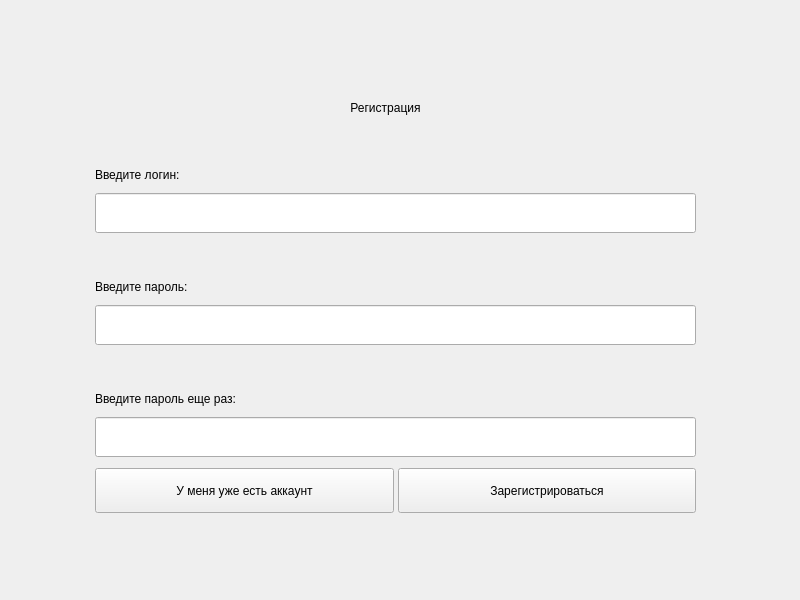
<?xml version="1.0" encoding="UTF-8"?>
<ui version="4.0">
 <class>SignUp</class>
 <widget class="QWidget" name="SignUp">
  <property name="geometry">
   <rect>
    <x>0</x>
    <y>0</y>
    <width>800</width>
    <height>600</height>
   </rect>
  </property>
  <property name="sizePolicy">
   <sizepolicy hsizetype="Fixed" vsizetype="Fixed">
    <horstretch>0</horstretch>
    <verstretch>0</verstretch>
   </sizepolicy>
  </property>
  <property name="windowTitle">
   <string>Form</string>
  </property>
  <widget class="QWidget" name="verticalLayoutWidget">
   <property name="geometry">
    <rect>
     <x>95</x>
     <y>125</y>
     <width>601</width>
     <height>401</height>
    </rect>
   </property>
   <layout class="QVBoxLayout" name="form_layout">
    <property name="spacing">
     <number>4</number>
    </property>
    <item>
     <widget class="QLabel" name="enter_login_label">
      <property name="minimumSize">
       <size>
        <width>0</width>
        <height>50</height>
       </size>
      </property>
      <property name="maximumSize">
       <size>
        <width>16777215</width>
        <height>50</height>
       </size>
      </property>
      <property name="styleSheet">
       <string notr="true">font: 11pt &quot;MS Shell Dlg 2&quot;;</string>
      </property>
      <property name="text">
       <string>Введите логин:</string>
      </property>
      <property name="alignment">
       <set>Qt::AlignBottom|Qt::AlignLeading|Qt::AlignLeft</set>
      </property>
     </widget>
    </item>
    <item>
     <widget class="QLineEdit" name="login">
      <property name="minimumSize">
       <size>
        <width>0</width>
        <height>40</height>
       </size>
      </property>
     </widget>
    </item>
    <item>
     <widget class="QLabel" name="enter_password_label">
      <property name="minimumSize">
       <size>
        <width>0</width>
        <height>50</height>
       </size>
      </property>
      <property name="maximumSize">
       <size>
        <width>16777215</width>
        <height>50</height>
       </size>
      </property>
      <property name="styleSheet">
       <string notr="true">font: 11pt &quot;MS Shell Dlg 2&quot;;</string>
      </property>
      <property name="text">
       <string>Введите пароль:</string>
      </property>
      <property name="alignment">
       <set>Qt::AlignBottom|Qt::AlignLeading|Qt::AlignLeft</set>
      </property>
     </widget>
    </item>
    <item>
     <widget class="QLineEdit" name="password">
      <property name="minimumSize">
       <size>
        <width>0</width>
        <height>40</height>
       </size>
      </property>
      <property name="echoMode">
       <enum>QLineEdit::Password</enum>
      </property>
     </widget>
    </item>
    <item>
     <widget class="QLabel" name="repeat_password_label">
      <property name="minimumSize">
       <size>
        <width>0</width>
        <height>50</height>
       </size>
      </property>
      <property name="maximumSize">
       <size>
        <width>16777215</width>
        <height>50</height>
       </size>
      </property>
      <property name="styleSheet">
       <string notr="true">font: 11pt &quot;MS Shell Dlg 2&quot;;</string>
      </property>
      <property name="text">
       <string>Введите пароль еще раз:</string>
      </property>
      <property name="alignment">
       <set>Qt::AlignBottom|Qt::AlignLeading|Qt::AlignLeft</set>
      </property>
     </widget>
    </item>
    <item>
     <widget class="QLineEdit" name="repeat_password">
      <property name="minimumSize">
       <size>
        <width>0</width>
        <height>40</height>
       </size>
      </property>
      <property name="echoMode">
       <enum>QLineEdit::Password</enum>
      </property>
     </widget>
    </item>
    <item>
     <layout class="QHBoxLayout" name="buttons_layout">
      <item>
       <widget class="QPushButton" name="i_have_accont">
        <property name="minimumSize">
         <size>
          <width>0</width>
          <height>45</height>
         </size>
        </property>
        <property name="styleSheet">
         <string notr="true">font: 10pt &quot;MS Shell Dlg 2&quot;;</string>
        </property>
        <property name="text">
         <string>У меня уже есть аккаунт</string>
        </property>
       </widget>
      </item>
      <item>
       <widget class="QPushButton" name="sign_up_button">
        <property name="minimumSize">
         <size>
          <width>0</width>
          <height>45</height>
         </size>
        </property>
        <property name="styleSheet">
         <string notr="true">font: 10pt &quot;MS Shell Dlg 2&quot;;</string>
        </property>
        <property name="text">
         <string>Зарегистрироваться</string>
        </property>
       </widget>
      </item>
     </layout>
    </item>
   </layout>
  </widget>
  <widget class="QLabel" name="sign_up_label">
   <property name="geometry">
    <rect>
     <x>245</x>
     <y>80</y>
     <width>281</width>
     <height>56</height>
    </rect>
   </property>
   <property name="styleSheet">
    <string notr="true">font: 63 18pt &quot;Yu Gothic UI Semibold&quot;;</string>
   </property>
   <property name="text">
    <string>Регистрация</string>
   </property>
   <property name="alignment">
    <set>Qt::AlignCenter</set>
   </property>
  </widget>
 </widget>
 <resources/>
 <connections/>
</ui>
